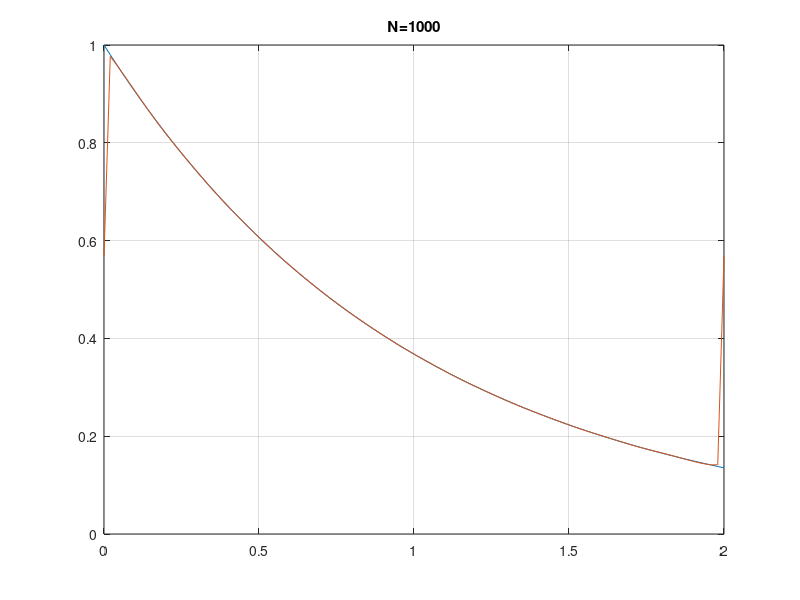

Reproduce this figure in MATLAB.
%%%104980541 Arjun Posarajah 
%Question 3
%%data points
N=1000; %% replaced this value for all the parts of this question
x= linspace(0,2,100);
y=exp(-x);

%%Series to N
y2=0;
for n=1:1:N
    y2=y2+1/(n^2*pi^2+1)*(cos(n*pi*x)+n*pi*sin(n*pi*x));
end
y2=(1-exp(-2))*(1/2 + y2);

%%Graph
plot(x,y,x,y2);title('N=1000');grid on

